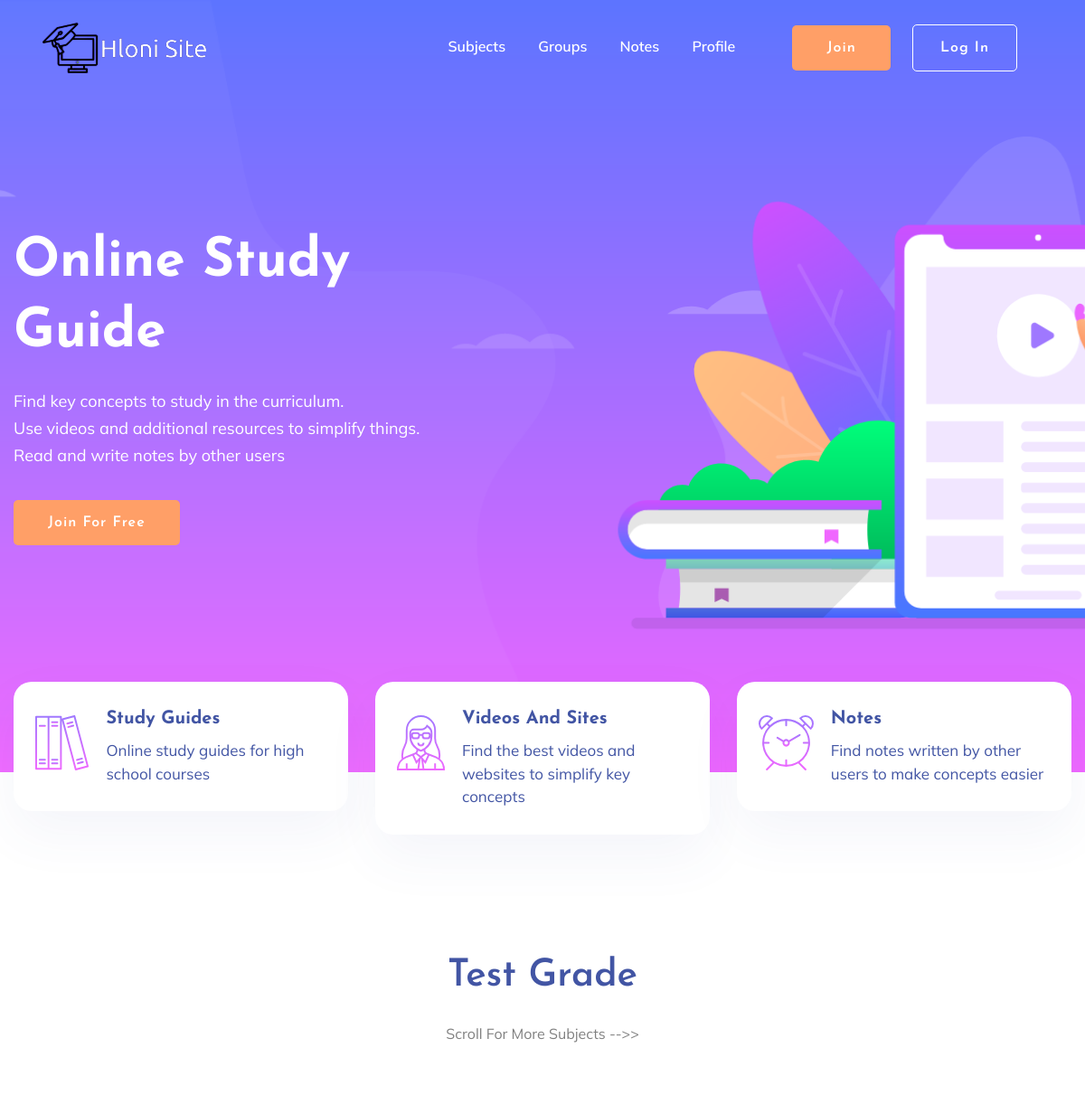
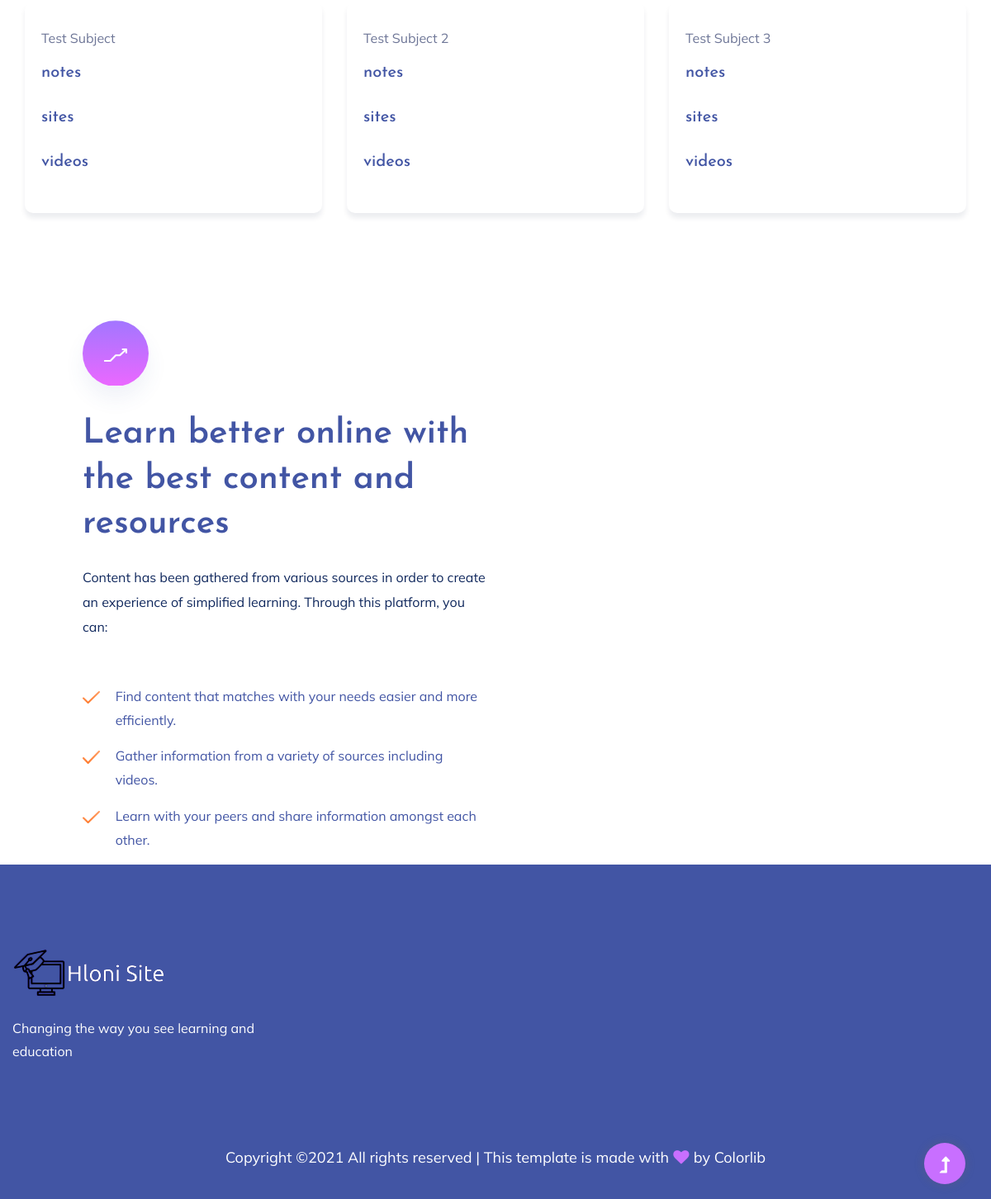
The page / on the database its author committed (2 pictures, top to bottom).
### Home/models.py (models this page shows, shortened)
class Grade(models.Model):
    title = models.CharField(max_length=100)
    slug = models.SlugField()
    @property
    def subjects(self):
        return self.subject_set.all()

class Subject(models.Model):
    title = models.CharField(max_length=100)
    slug = models.SlugField()
    grade = models.ForeignKey(Grade, on_delete=models.SET_NULL, null=True, default=None)
    image = models.CharField(max_length=200, blank=True)
    def content(self):
        content = {
            "notes":"/notes/notes/{}".format(self.slug),
            "sites":"/sites/sites/{}".format(self.slug),
            "videos":"/videos/videos/{}".format(self.slug),
            }
        return content
    @property
    def list_content(self):
        return self.content

### Home/views.py (the view)
# urls.py: path('', Home, name="Home"),
def Home(request):
    if request.user.is_authenticated:
        logged_in = True
    else:
        logged_in = False
    grades = Grade.objects.all()
    context = {
        "logged_in":logged_in,
        "grades":grades
        }
    return render(request, "Home/Home.html", context)

### Home/templates/Home/Home.html (shortened to what this page needs)
{% extends 'Home/header.html' %}
{% block content %}
{% include 'Home/head.html' %}
    <main>
        <section class="slider-area ">
            <div class="slider-active">
                <div class="single-slider slider-height d-flex align-items-center">
                    <div class="container">
                        <div class="row">
                            <div class="col-xl-6 col-lg-7 col-md-12">
                                <div class="hero__caption">
                                    <h1 data-animation="fadeInLeft" data-delay="0.2s">Online Study<br> Guide</h1>
									<p data-animation="fadeInLeft" data-delay="0.4s">Find key concepts to study in the curriculum.<br> Use videos and additional resources to simplify things.<br> Read and write notes by other users<br></p>
									{% if logged_in %}
										<a href="{% url 'Profile:Profile' %}" class="btn hero-btn" data-animation="fadeInLeft" data-delay="0.7s">View Profile</a>
									{% else %}
										<a href="{% url 'Profile:Register' %}" class="btn hero-btn" data-animation="fadeInLeft" data-delay="0.7s">Join for Free</a>
									{% endif %}
                                </div>
                            </div>
                        </div>
                    </div>
                </div>
            </div>
        </section>
        <div class="services-area">
            <div class="container">
                <div class="row justify-content-sm-center">
                    <div class="col-lg-4 col-md-6 col-sm-8">
                        <div class="single-services mb-30">
                            <div class="features-icon">
                                <img src="/media/img/icon/icon1.svg" alt="">
                            </div>
                            <div class="features-caption">
                                <h3>Study Guides</h3>
                                <p>Online study guides for high school courses</p>
                            </div>
                        </div>
                    </div>
                    <div class="col-lg-4 col-md-6 col-sm-8">
                        <div class="single-services mb-30">
                            <div class="features-icon">
                                <img src="/media/img/icon/icon2.svg" alt="">
                            </div>
                            <div class="features-caption">
                                <h3>Videos And Sites</h3>
                                <p>Find the best videos and websites to simplify key concepts</p>
                            </div>
                        </div>
                    </div>
                    <div class="col-lg-4 col-md-6 col-sm-8">
                        <div class="single-services mb-30">
                            <div class="features-icon">
                                <img src="/media/img/icon/icon3.svg" alt="">
                            </div>
                            <div class="features-caption">
                                <h3>Notes</h3>
                                <p>Find notes written by other users to make concepts easier</p>
                            </div>
                        </div>
                    </div>
                </div>
            </div>
        </div>
		{% for grade in grades %}
        <div class="courses-area section-padding40 fix">
            <div class="container">
				<div class="row justify-content-center">
					<div class="col-xl-7 col-lg-8">
						<div class="section-tittle text-center mb-55">
							<h2>{{ grade.title }}</h2>
							<p style="color:grey">Scroll For More Subjects -->></p>
						</div>
					</div>
				</div>
                <div class="courses-actives">
						{% for subject in grade.subjects %}
						<div class="properties pb-20">
							<div class="properties__card">
								<div class="properties__caption">
									<p>{{ subject.title }}</p>
									{% for key, value in subject.list_content.items %}
										<h3><a href="{{ value }}">{{ key }}</a></h3>
										<br>
									{% endfor %}
								</div>
							</div>
						</div>
						{% endfor %}
					 </div>
                </div>
            </div>
			{% endfor %}
        <section class="about-area1 fix pt-10">
            <div class="support-wrapper align-items-center">
                <div class="left-content1">
                    <div class="about-icon">
                        <img src="/media/img/icon/about.svg" alt="">
                    </div>
                    <div class="section-tittle section-tittle2 mb-55">
                        <div class="front-text">
                            <h2 class="">Learn better online with the best content and resources</h2>
                            <p>Content has been gathered from various sources in order to create an
							 experience of simplified learning. Through this platform, you can:</p>
                        </div>
                    </div>
                    <div class="single-features">
                        <div class="features-icon">
                            <img src="/media/img/icon/right-icon.svg" alt="">
                        </div>
                        <div class="features-caption">
                            <p>Find content that matches with your needs easier and more efficiently.</p>
                        </div>
                    </div>
                    <div class="single-features">
                        <div class="features-icon">
                            <img src="/media/img/icon/right-icon.svg" alt="">
                        </div>
                        <div class="features-caption">
                            <p>Gather information from a variety of sources including videos.</p>
                        </div>
                    </div>
                    <div class="single-features">
                        <div class="features-icon">
                            <img src="/media/img/icon/right-icon.svg" alt="">
                        </div>
                        <div class="features-caption">
                            <p>Learn with your peers and share information amongst each other.</p>
                        </div>
                    </div>
                </div>
            </div>
        </section>
    </main>
{% endblock %}

### Home/templates/Home/header.html (shortened to what this page needs)
<!doctype html>
<html class="no-js" lang="zxx">
	{% load static %}
<head>
    <link rel="stylesheet" href="{% static 'assets/css/bootstrap.min.css' %}">
    <link rel="stylesheet" href="{% static 'assets/css/owl.carousel.min.css' %}">
    <link rel="stylesheet" href="{% static 'assets/css/slicknav.css' %}">
    <link rel="stylesheet" href="{% static 'assets/css/flaticon.css' %}">
    <link rel="stylesheet" href="{% static 'assets/css/progressbar_barfiller.css' %}">
    <link rel="stylesheet" href="{% static 'assets/css/gijgo.css' %}">
    <link rel="stylesheet" href="{% static 'assets/css/animated-headline.css' %}">
    <link rel="stylesheet" href="{% static 'assets/css/animate.min.css' %}">
    <link rel="stylesheet" href="{% static 'assets/css/magnific-popup.css' %}">
    <link rel="stylesheet" href="{% static 'assets/css/fontawesome-all.min.css' %}">
    <link rel="stylesheet" href="{% static 'assets/css/themify-icons.css' %}">
    <link rel="stylesheet" href="{% static 'assets/css/slick.css' %}">
    <link rel="stylesheet" href="{% static 'assets/css/nice-select.css' %}">
    <link rel="stylesheet" href="{% static 'assets/css/style.css' %}">
</head>
<body>
					{% block content %}
					{% endblock %}
    <footer>
     <div class="footer-wrappper footer-bg">
        <div class="footer-area footer-padding">
            <div class="container">
                <div class="row justify-content-between">
                    <div class="col-xl-4 col-lg-5 col-md-4 col-sm-6">
                        <div class="single-footer-caption mb-50">
                            <div class="single-footer-caption mb-30">
                                <div class="footer-logo mb-25">
                                    <a href="index.html"><img src="/media/img/logo/logon.png" alt=""></a>
                                </div>
                                <div class="footer-tittle">
                                    <div class="footer-pera">
										<p>Changing the way you see learning and education</p>
                                    </div>
                                </div>
                            </div>
                        </div>
                    </div>
                </div>
            </div>
        </div>
        <div class="footer-bottom-area">
            <div class="container">
                <div class="footer-border">
                    <div class="row d-flex align-items-center">
                        <div class="col-xl-12 ">
                            <div class="footer-copy-right text-center">
                                <p>
                                  Copyright &copy;<script>document.write(new Date().getFullYear());</script> All rights reserved | This template is made with <i class="fa fa-heart" aria-hidden="true"></i> by <a href="https://colorlib.com" target="_blank">Colorlib</a>
                                  </p>
                              </div>
                          </div>
                      </div>
                  </div>
              </div>
          </div>
      </div>
  </footer>
  <div id="back-top" >
    <a title="Go to Top" href="#"> <i class="fas fa-level-up-alt"></i></a>
</div>
</body>
</html>

### Home/templates/Home/head.html (shortened to what this page needs)
{% block content %}
    <header>
        <div class="header-area header-transparent">
            <div class="main-header ">
                <div class="header-bottom  header-sticky">
                    <div class="container-fluid">
                        <div class="row align-items-center">
                            <div class="col-xl-2 col-lg-2">
                                <div class="logo">
                                    <a href=""><img src="/media/img/logo/logon.png" alt=""></a>
                                </div>
                            </div>
                            <div class="col-xl-10 col-lg-10">
                                <div class="menu-wrapper d-flex align-items-center justify-content-end">
                                    <div class="main-menu d-none d-lg-block">
                                        <nav>
                                            <ul id="navigation">
                                                <li><a href="{% url 'Home:Home' %}">Subjects</a></li>
												<li><a href="{% url 'Profile:List All Groups' %}">Groups</a></li>
                                                <li><a href="{% url 'Notes:List All Notes' %}">Notes</a></li>
                                                <li><a href="{% url 'Profile:Profile' %}">Profile</a></li>
                                                <li class="button-header margin-left "><a href="{% url 'Profile:Register' %}" class="btn">Join</a></li>
                                                <li class="button-header"><a href="{% url 'Profile:Login' %}" class="btn btn3">Log in</a></li>
                                            </ul>
                                        </nav>
                                    </div>
                                </div>
                            </div>
                            <div class="col-12">
                            </div>
                        </div>
                    </div>
                </div>
            </div>
        </div>
    </header>
{% endblock %}

### rows shown on the page
Grade: title "Test Grade"
Subject: title "Test Subject", list_content "notes" "sites" "videos"
Subject: title "Test Subject 2", list_content "notes" "sites" "videos"
Subject: title "Test Subject 3", list_content "notes" "sites" "videos"
